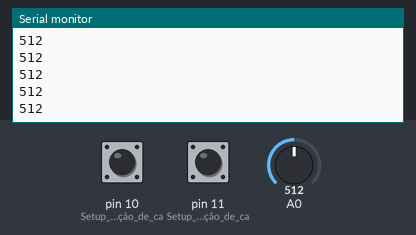
Recording of a sketch running on a simulated Arduino Uno, built with avr-gcc and run on an emulated ATmega328P. Shown: the last lines printed to the serial monitor. The inputs (shaded band) are chosen by the test bench; at power-on: pin 10 (Setup_para_detecção_de_ca) LOW, A0 = 512, pin 11 (Setup_para_detecção_de_ca) LOW.

Above: at 1.2 s.
1.3 s: pin 10 (Setup_para_detecção_de_ca) pulled HIGH for 0.15 s
2.9 s: A0 set to 716
At 3.4 s:
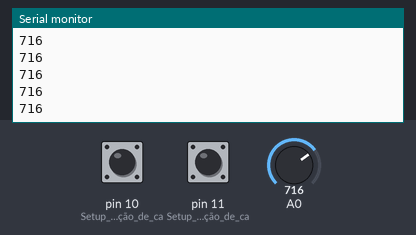
4.4 s: pin 11 (Setup_para_detecção_de_ca) pulled HIGH for 0.15 s
6.0 s: A0 set to 900
At 7.0 s:
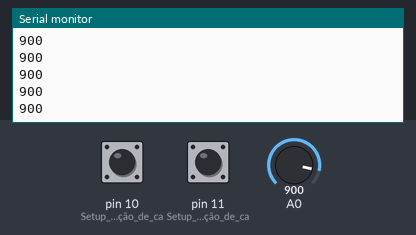
7.5 s: pin 10 (Setup_para_detecção_de_ca) pulled HIGH for 1 s
At 8.5 s:
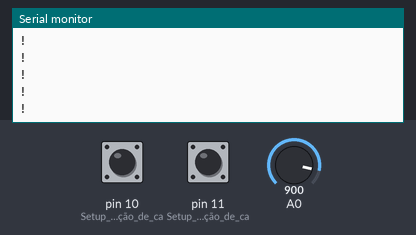
10.0 s: pin 11 (Setup_para_detecção_de_ca) pulled HIGH for 0.15 s
Timing chart, 0 to 12.0 s (numbered marks = the images above; inputs shaded):
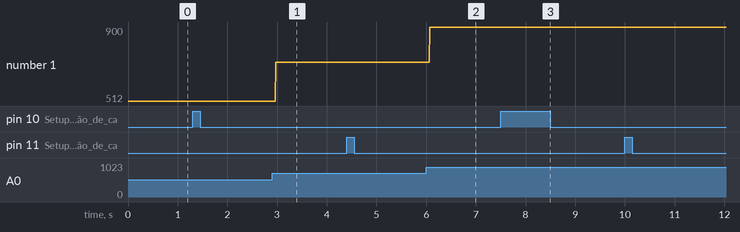

Measured:
- after the input at 2.9 s, the serial monitor: prints a new line after 0.07 s (image 1)
- after the input at 6.0 s, the serial monitor: prints a new line after 0.07 s (image 2)
- plotted number 1: 512 → 716 after the input at 2.9 s, 716 → 900 after the input at 6.0 s

The sketch:

heartsyncProjeto.ino
```cpp
/*
 * Projeto: HeartSync - Monitoramento de ECG
 * Descrição: Leitura de sinais analógicos do sensor AD8232 e envio via Serial.
 * Desenvolvido em Grupo (UFOP - Sistemas de Informação)
 */

void setup() {
  // Inicializa a comunicação serial a 9600 bps para conversar com o Python
  Serial.begin(9600);

  // Pinos de detecção de leads (eletrodos) do AD8232
  pinMode(10, INPUT); // Setup para detecção de cabos desconectados (LO +)
  pinMode(11, INPUT); // Setup para detecção de cabos desconectados (LO -)

  // Pino A0 é usado para a entrada do sinal analógico do ECG
}

void loop() {
  // Verifica se os eletrodos estão bem conectados à pele

  if((digitalRead(10) == 1) || (digitalRead(11) == 1)){
    Serial.println('!'); // Envia '!' para o Python indicar erro de conexão
  }
  else {
    // Lê o valor bruto do sensor (0 a 1023)
    int sensorValue = analogRead(A0);

    // Envia o valor para a porta Serial

    Serial.println(sensorValue);
  }

  // Pequeno delay de 1ms para estabilizar a leitura e não sobrecarregar o buffer
  delay(1);
}
```
